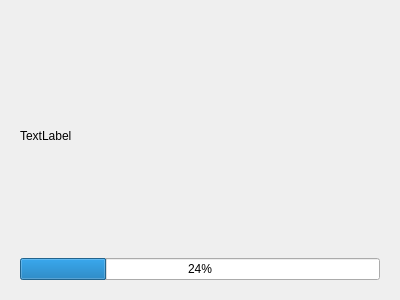
<?xml version="1.0" encoding="UTF-8"?>
<ui version="4.0">
 <class>FileSend</class>
 <widget class="QWidget" name="FileSend">
  <property name="geometry">
   <rect>
    <x>0</x>
    <y>0</y>
    <width>400</width>
    <height>300</height>
   </rect>
  </property>
  <property name="windowTitle">
   <string>Form</string>
  </property>
  <layout class="QVBoxLayout" name="verticalLayout_2">
   <item>
    <widget class="QStackedWidget" name="stackedWidget">
     <property name="currentIndex">
      <number>0</number>
     </property>
     <widget class="QWidget" name="page">
      <layout class="QVBoxLayout" name="verticalLayout">
       <item>
        <widget class="QLabel" name="labelInfo">
         <property name="text">
          <string>TextLabel</string>
         </property>
        </widget>
       </item>
       <item>
        <widget class="QProgressBar" name="progressBarSend">
         <property name="value">
          <number>24</number>
         </property>
        </widget>
       </item>
      </layout>
     </widget>
     <widget class="QWidget" name="page_2"/>
    </widget>
   </item>
  </layout>
 </widget>
 <resources/>
 <connections/>
</ui>
